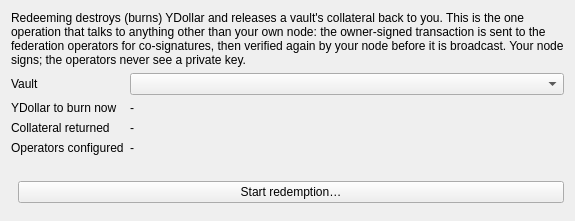
<?xml version="1.0" encoding="UTF-8"?>
<ui version="4.0">
 <class>YDollarRedeem</class>
 <widget class="QWidget" name="YDollarRedeem">
  <layout class="QVBoxLayout" name="redeemLayout">
   <item>
    <widget class="QLabel" name="lblRedeemIntro">
     <property name="wordWrap"><bool>true</bool></property>
     <property name="text"><string>Redeeming destroys (burns) YDollar and releases a vault's collateral back to you. This is the one operation that talks to anything other than your own node: the owner-signed transaction is sent to the federation operators for co-signatures, then verified again by your node before it is broadcast. Your node signs; the operators never see a private key.</string></property>
    </widget>
   </item>
   <item>
    <layout class="QFormLayout" name="redeemForm">
     <item row="0" column="0"><widget class="QLabel" name="r1"><property name="text"><string>Vault</string></property></widget></item>
     <item row="0" column="1"><widget class="QComboBox" name="cmbVault"/></item>
     <item row="1" column="0"><widget class="QLabel" name="r2"><property name="text"><string>YDollar to burn now</string></property></widget></item>
     <item row="1" column="1"><widget class="QLabel" name="lblBurn"><property name="text"><string>-</string></property></widget></item>
     <item row="2" column="0"><widget class="QLabel" name="r3"><property name="text"><string>Collateral returned</string></property></widget></item>
     <item row="2" column="1"><widget class="QLabel" name="lblCollateral"><property name="text"><string>-</string></property></widget></item>
     <item row="3" column="0"><widget class="QLabel" name="r4"><property name="text"><string>Operators configured</string></property></widget></item>
     <item row="3" column="1"><widget class="QLabel" name="lblOperators"><property name="text"><string>-</string></property></widget></item>
    </layout>
   </item>
   <item>
    <widget class="QLabel" name="lblRedeemHint"><property name="text"><string/></property><property name="wordWrap"><bool>true</bool></property><property name="styleSheet"><string notr="true">QLabel { color: #a33; }</string></property></widget>
   </item>
   <item>
    <layout class="QHBoxLayout" name="redeemButtons">
     <item><spacer name="redeemSpacerH"><property name="orientation"><enum>Qt::Horizontal</enum></property></spacer></item>
     <item><widget class="QPushButton" name="btnStart"><property name="text"><string>Start redemption…</string></property></widget></item>
    </layout>
   </item>
   <item>
    <spacer name="redeemSpacer"><property name="orientation"><enum>Qt::Vertical</enum></property></spacer>
   </item>
  </layout>
 </widget>
 <resources/>
 <connections/>
</ui>
